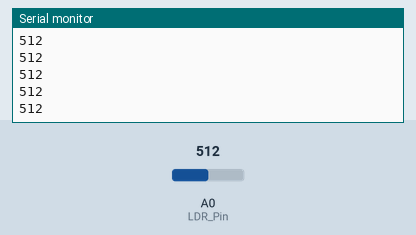
Simulated run of this sketch. Board: Arduino Uno, built with avr-gcc and run on an emulated ATmega328P. Parts: the last lines printed to the serial monitor. The test bench sets the inputs (shaded band); at power-on: A0 (LDR_Pin) = 512.

Above: at 1.2 s.
1.3 s: A0 (LDR_Pin) set to 716
At 1.68 s:
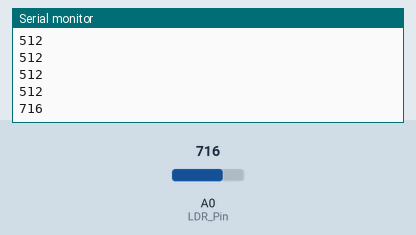
2.8 s: A0 (LDR_Pin) set to 900
At 2.93 s:
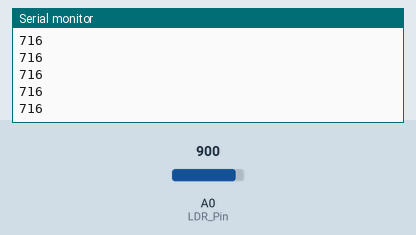
Timing chart, 0 to 5.8 s (numbered marks = the images above; inputs shaded):
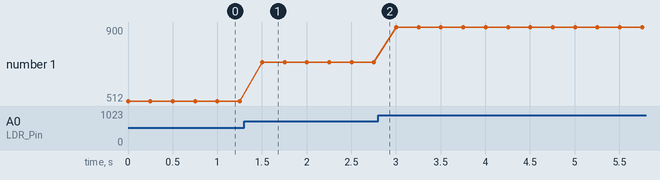

Measured:
- after the input at 1.3 s, the serial monitor: prints a new line after 0.20 s (image 1)
- plotted number 1: 512 → 716 after the input at 1.3 s, 716 → 900 after the input at 2.8 s

The sketch:

ldr.ino
```cpp
// mini iOT projects
// created by superoo7 19/3/2017

// from Light dependant resistor take analog value to put in database
// mainly for iot purpose

// In arduino
// Connect LDR pin with 10k ohms parallel to A0 pin
// to create a potential difference for the ldr to sense value
// in Arduino analog pin


int LDR_Pin = A0; //analog pin 0

void setup() {
   Serial.begin(9600); //Baud rate: 9600

}

void loop() {
  int LDRReading = analogRead(LDR_Pin);

  Serial.println(LDRReading);
  delay(250); //just here to slow down the output for easier reading
}
```
